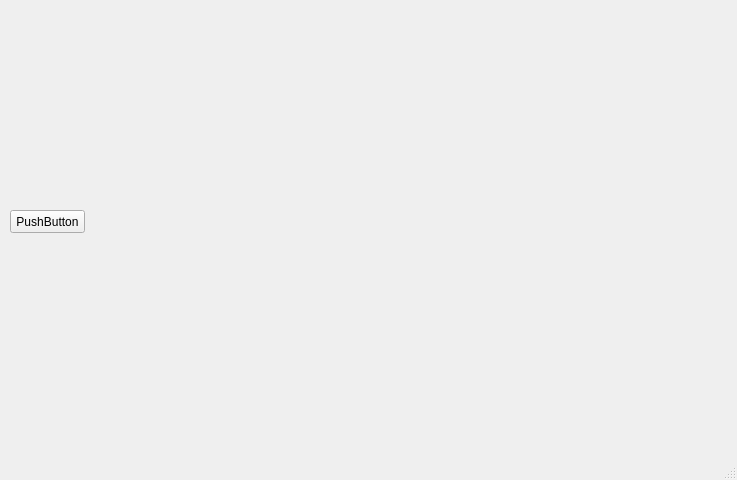
<?xml version="1.0" encoding="UTF-8"?>
<ui version="4.0">
 <class>SV</class>
 <widget class="QMainWindow" name="SV">
  <property name="geometry">
   <rect>
    <x>0</x>
    <y>0</y>
    <width>737</width>
    <height>480</height>
   </rect>
  </property>
  <property name="windowTitle">
   <string>Subject View</string>
  </property>
  <widget class="QWidget" name="centralwidget">
   <widget class="QLabel" name="LBimage">
    <property name="geometry">
     <rect>
      <x>90</x>
      <y>10</y>
      <width>561</width>
      <height>431</height>
     </rect>
    </property>
    <property name="text">
     <string/>
    </property>
    <property name="pixmap">
     <pixmap>icon/idle.png</pixmap>
    </property>
   </widget>
   <widget class="QPushButton" name="pushButton">
    <property name="geometry">
     <rect>
      <x>10</x>
      <y>210</y>
      <width>75</width>
      <height>23</height>
     </rect>
    </property>
    <property name="text">
     <string>PushButton</string>
    </property>
   </widget>
  </widget>
  <widget class="QStatusBar" name="statusbar"/>
 </widget>
 <resources/>
 <connections/>
</ui>
